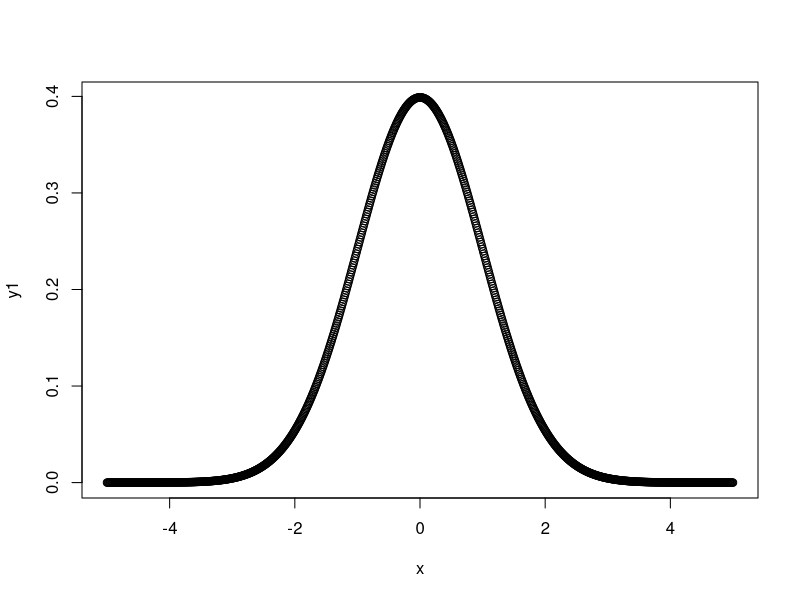
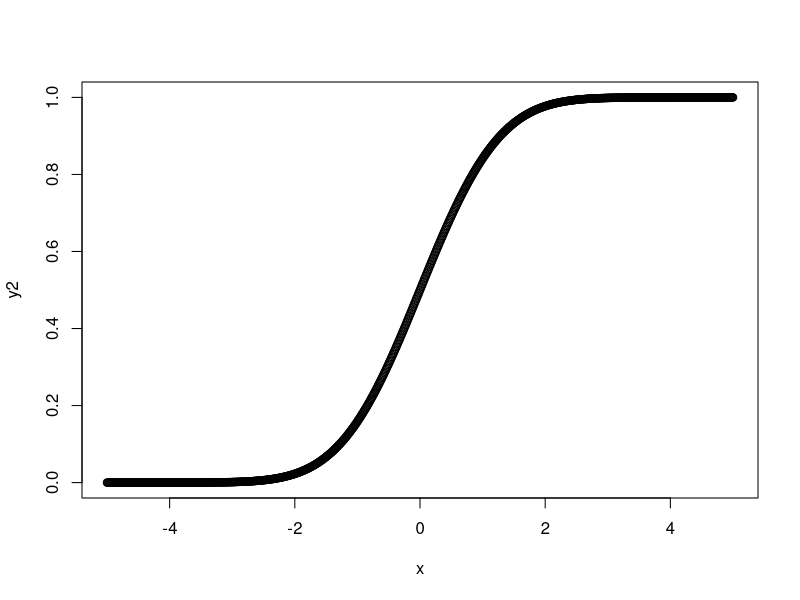
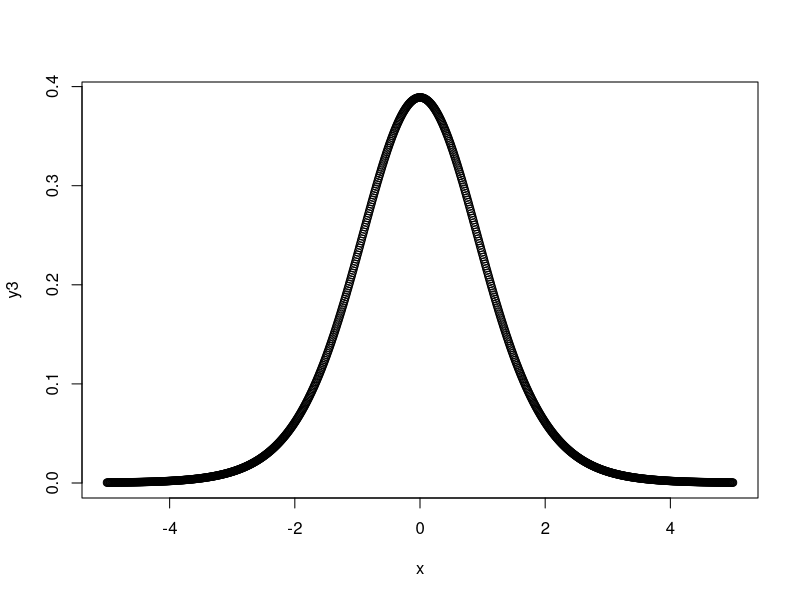
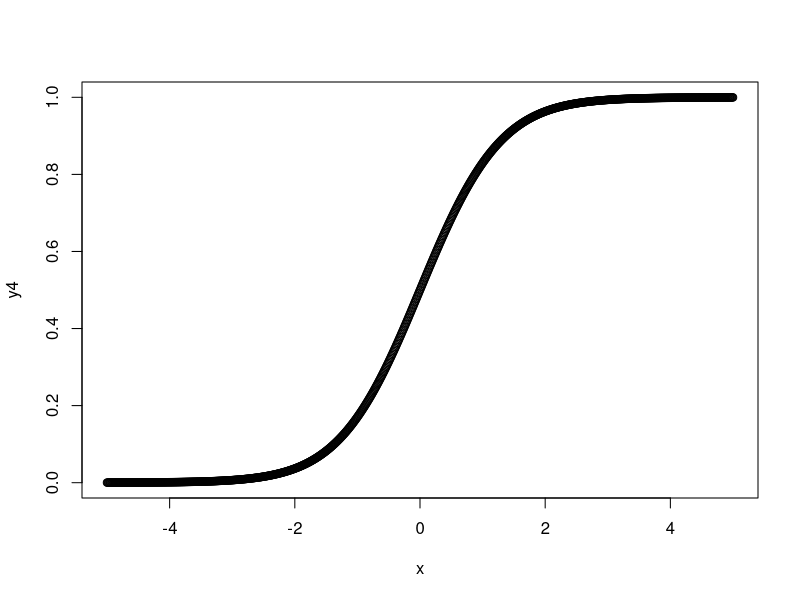

Write the R code that produced these figures, in order.
x=seq(-5,5,0.01)
m=0
s=1
y1=dnorm(x,m,s)#gestosc rozkladu normalnego
plot(x,y1)
y2=pnorm(x,m,s)#dystrybuanta rozkladu normalnego
plot(x,y2) 

#rozklad t-Studenta
k=10
y3=dt(x,k)#gestosc rozkladu normalnego
plot(x,y3)
y4=pt(x,k)#dystrybuanta rozkladu normalnego
plot(x,y4)